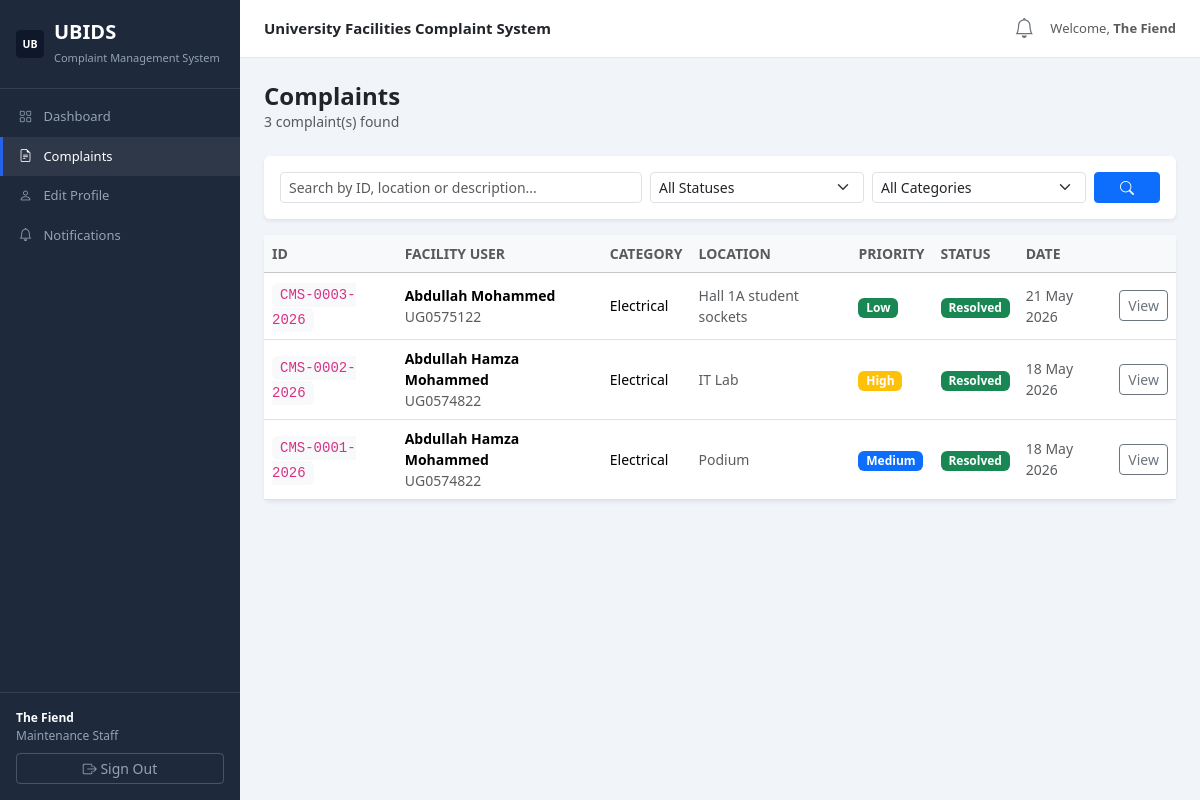
Page /complaints/ (signed in) on the earlier database version.
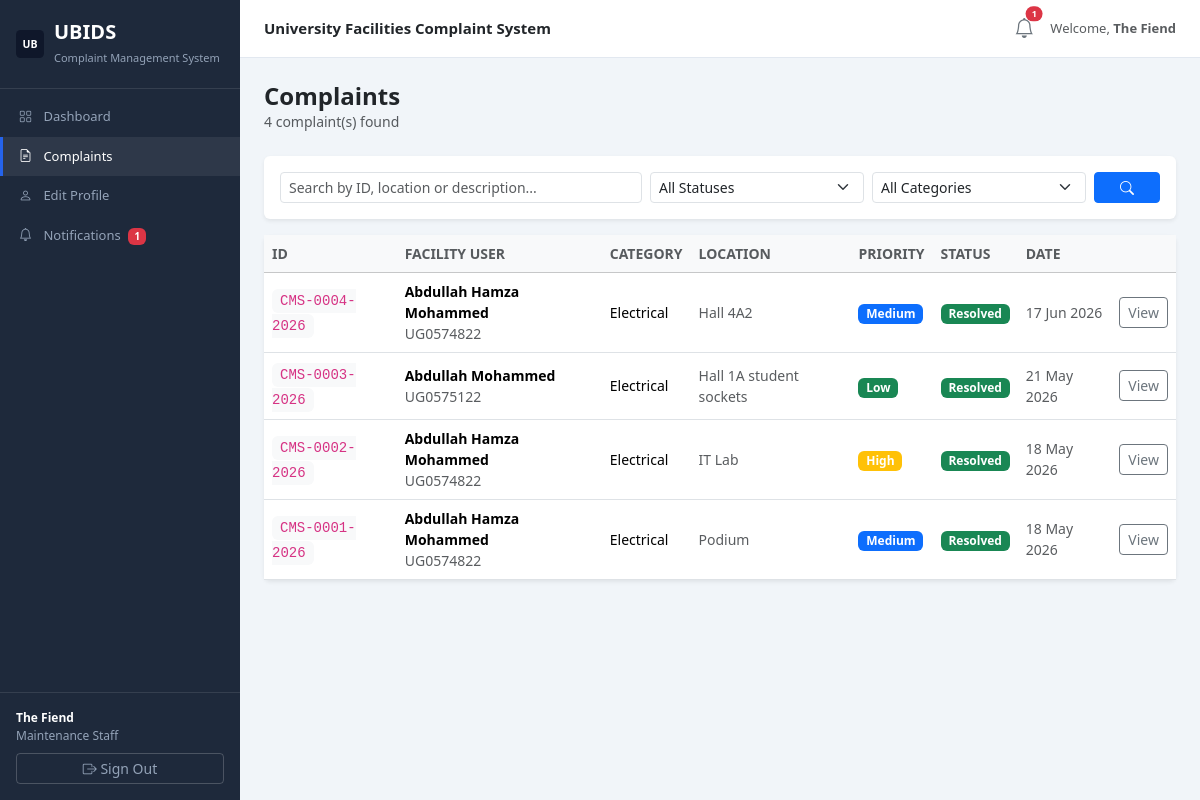
Same page on the later database version.
### complaints/models.py (models this page shows, shortened)
class Complaint(models.Model):
    CATEGORY_CHOICES = [
        ('Electrical',         'Electrical'),
        ('Plumbing',           'Plumbing'),
        ('ICT Infrastructure', 'ICT Infrastructure'),
        ('General Maintenance','General Maintenance'),
        ('Sanitation',         'Sanitation'),
        ('Security',           'Security'),
        ('Other',              'Other'),
    ]
    PRIORITY_CHOICES = [
        ('Low',    'Low'),
        ('Medium', 'Medium'),
        ('High',   'High'),
        ('Urgent', 'Urgent'),
    ]
    STATUS_CHOICES = [
        ('Submitted',    'Submitted'),
        ('Under Review', 'Under Review'),
        ('Assigned',     'Assigned'),
        ('In Progress',  'In Progress'),
        ('Resolved',     'Resolved'),
        ('Closed',       'Closed'),
        ('Escalated',    'Escalated'),
    ]
    complaint_id     = models.CharField(max_length=30, unique=True, editable=False)
    submitter        = models.ForeignKey(settings.AUTH_USER_MODEL, on_delete=models.CASCADE, related_name='complaints')
    category         = models.CharField(max_length=30, choices=CATEGORY_CHOICES)
    priority         = models.CharField(max_length=10, choices=PRIORITY_CHOICES, default='Medium')
    location         = models.CharField(max_length=200)
    building         = models.CharField(max_length=100, blank=True)
    description      = models.TextField()
    status           = models.CharField(max_length=20, choices=STATUS_CHOICES, default='Submitted')
    assigned_to      = models.ForeignKey(settings.AUTH_USER_MODEL, on_delete=models.SET_NULL, null=True, blank=True, related_name='assigned_complaints')
    assigned_dept    = models.CharField(max_length=50, blank=True)
    resolution_notes = models.TextField(blank=True)
    resolved_at      = models.DateTimeField(null=True, blank=True)
    is_escalated     = models.BooleanField(default=False)
    escalation_note  = models.TextField(blank=True)
    created_at       = models.DateTimeField(auto_now_add=True)
    updated_at       = models.DateTimeField(auto_now=True)
    class Meta:
        ordering = ['-created_at']
    @property
    def status_badge(self):
        mapping = {
            'Submitted':    'primary',
            'Under Review': 'warning',
            'Assigned':     'info',
            'In Progress':  'warning',
            'Resolved':     'success',
            'Closed':       'secondary',
            'Escalated':    'danger',
        }
        return mapping.get(self.status, 'secondary')
    @property
    def priority_badge(self):
        return {'Low':'success','Medium':'primary','High':'warning','Urgent':'danger'}.get(self.priority,'secondary')

### accounts/models.py (models this page shows, shortened)
class User(AbstractUser):
    ROLE_CHOICES = [
        ('facility', 'Facility User'),
        ('staff',   'Maintenance Staff'),
        ('admin',   'Administrator'),
    ]
    DEPARTMENT_CHOICES = [
        ('Electrical',        'Electrical'),
        ('Plumbing',          'Plumbing'),
        ('ICT Infrastructure','ICT Infrastructure'),
        ('General Maintenance','General Maintenance'),
        ('Sanitation',        'Sanitation'),
        ('Security',          'Security'),
    ]
    role       = models.CharField(max_length=20, choices=ROLE_CHOICES, default='facility')
    facility_id = models.CharField(max_length=50, blank=True)
    department = models.CharField(max_length=50, choices=DEPARTMENT_CHOICES, blank=True)
    phone      = models.CharField(max_length=20, blank=True)
    is_active  = models.BooleanField(default=True)
    @property
    def is_facility_user(self):
        return self.role == 'facility'
    @property
    def is_staff_member(self): return self.role == 'staff'
    @property
    def is_admin(self): return self.role == 'admin'

### complaints/views.py (the view)
# urls.py: path('complaints/',           views.complaints_list,   name='complaints_list'),
@login_required
def complaints_list(request):
    user = request.user
    qs = Complaint.objects.all()
    if user.is_facility_user:      qs = qs.filter(submitter=user)
    elif user.is_staff_member: qs = qs.filter(assigned_to=user)
    status_filter   = request.GET.get('status', '')
    category_filter = request.GET.get('category', '')
    search          = request.GET.get('search', '')
    if status_filter:   qs = qs.filter(status=status_filter)
    if category_filter: qs = qs.filter(category=category_filter)
    if search:
        qs = qs.filter(Q(complaint_id__icontains=search)|Q(location__icontains=search)|Q(description__icontains=search))
    return render(request, 'complaints/list.html', {
        'complaints': qs, 'status_filter': status_filter,
        'category_filter': category_filter, 'search': search,
        'statuses':   [c[0] for c in Complaint.STATUS_CHOICES],
        'categories': [c[0] for c in Complaint.CATEGORY_CHOICES],
        'unread_count': Notification.objects.filter(recipient=user, is_read=False).count(),
    })

### templates/complaints/list.html (shortened to what this page needs)
{% extends 'layouts/base.html' %}
{% block content %}
<div class="d-flex justify-content-between align-items-start mb-4">
  <div>
    <h4 class="fw-bold mb-0">Complaints</h4>
    <p class="text-muted small mb-0">{{ complaints|length }} complaint(s) found</p>
  </div>
</div>
<div class="card border-0 shadow-sm mb-3">
  <div class="card-body py-3">
    <form method="get" class="row g-2 align-items-end">
      <div class="col-md-5">
        <input type="text" name="search" class="form-control form-control-sm" placeholder="Search by ID, location or description..." value="{{ search }}">
      </div>
      <div class="col-md-3">
        <select name="status" class="form-select form-select-sm">
          <option value="">All Statuses</option>
        </select>
      </div>
      <div class="col-md-3">
        <select name="category" class="form-select form-select-sm">
          <option value="">All Categories</option>
        </select>
      </div>
      <div class="col-md-1">
        <button type="submit" class="btn btn-primary btn-sm w-100">
          <i class="bi bi-search"></i>
        </button>
      </div>
    </form>
  </div>
</div>
<div class="card border-0 shadow-sm">
  {% if complaints %}
  <div class="table-responsive">
    <table class="table table-hover align-middle mb-0">
      <thead class="table-light">
        <tr>
          <th class="small text-uppercase text-muted fw-semibold">ID</th>
          {% if not user.is_facility_user %}<th class="small text-uppercase text-muted fw-semibold">Facility User</th>{% endif %}
          <th class="small text-uppercase text-muted fw-semibold">Category</th>
          <th class="small text-uppercase text-muted fw-semibold">Location</th>
          <th class="small text-uppercase text-muted fw-semibold">Priority</th>
          <th class="small text-uppercase text-muted fw-semibold">Status</th>
          <th class="small text-uppercase text-muted fw-semibold">Date</th>
          <th></th>
        </tr>
      </thead>
      <tbody>
        {% for c in complaints %}
        <tr>
          <td><code class="small bg-light px-2 py-1 rounded">{{ c.complaint_id }}</code></td>
          {% if not user.is_facility_user %}
          <td>
            <div class="small fw-semibold">{{ c.submitter.get_full_name }}</div>
            <div class="small text-muted">{{ c.submitter.facility_id }}</div>
          </td>
          {% endif %}
          <td class="small">{{ c.category }}</td>
          <td class="small text-muted">{{ c.location|truncatechars:35 }}</td>
          <td><span class="badge bg-{{ c.priority_badge }}">{{ c.priority }}</span></td>
          <td><span class="badge bg-{{ c.status_badge }}">{{ c.status }}</span></td>
          <td class="small text-muted">{{ c.created_at|date:"d M Y" }}</td>
          <td><a href="{% url 'complaint_detail' c.pk %}" class="btn btn-outline-secondary btn-sm">View</a></td>
        </tr>
        {% endfor %}
      </tbody>
    </table>
  </div>
  {% else %}
  <div class="card-body text-center py-5">
    <i class="bi bi-inbox text-muted" style="font-size:40px;"></i>
    <p class="text-muted mt-2 mb-0">No Complaints submitted yet</p>
  </div>
  {% endif %}
</div>
{% endblock %}

### templates/layouts/base.html (shortened to what this page needs)
<!DOCTYPE html>
<html lang="en">
<head>
  <link href="https://cdn.jsdelivr.net/npm/bootstrap@5.3.2/dist/css/bootstrap.min.css" rel="stylesheet" />
  <link href="https://cdn.jsdelivr.net/npm/bootstrap-icons@1.11.3/font/bootstrap-icons.css" rel="stylesheet" />
  {% load static %}
</head>
<body>
{% if user.is_authenticated %}
<div class="sidebar">
  <div class="sidebar-brand d-flex align-items-center">
  <img src="{% static 'img/ubids-logo-2.png' %}" alt="UBIDS" style="height:28px; width:auto; margin-right:10px;" onerror="this.onerror=null; this.src='{% static 'img/ubids-logo.svg' %}'"/>
    <div>
      <h5 style="margin:0;">UBIDS</h5>
      <small>Complaint Management System</small>
    </div>
  </div>
  <nav class="nav flex-column mt-2">
    <a href="{% url 'dashboard' %}" class="nav-link {% if request.resolver_match.url_name == 'dashboard' %}active{% endif %}">
      <i class="bi bi-grid"></i> Dashboard
    </a>
    <a href="{% url 'complaints_list' %}" class="nav-link {% if 'complaint' in request.resolver_match.url_name %}active{% endif %}">
      <i class="bi bi-file-earmark-text"></i> Complaints
    </a>
    <a href="{% url 'change_password' %}" class="nav-link {% if request.resolver_match.url_name == 'change_password' %}active{% endif %}">
      <i class="bi bi-person"></i> Edit Profile
    </a>
    <a href="{% url 'notifications' %}" class="nav-link">
      <i class="bi bi-bell"></i> Notifications
      {% if unread_count %}<span class="badge bg-danger ms-1">{{ unread_count }}</span>{% endif %}
    </a>
  </nav>
  <div class="sidebar-footer">
    <div style="color:#94a3b8; font-size:12px; margin-bottom:8px;">
      <strong style="color:#fff;">{{ user.get_full_name|default:user.username }}</strong><br>
      <span style="text-transform:capitalize;">{{ user.get_role_display }}</span>
    </div>
    <a href="{% url 'logout' %}" class="btn btn-sm btn-outline-secondary w-100" style="color:#94a3b8; border-color:rgba(255,255,255,.2);">
      <i class="bi bi-box-arrow-right"></i> Sign Out
    </a>
  </div>
</div>
<div class="main-content">
  <div class="topbar">
    <span class="fw-semibold" style="font-size:15px;">University Facilities Complaint System</span>
    <div class="d-flex align-items-center gap-3">
      <a href="{% url 'notifications' %}" class="position-relative text-secondary text-decoration-none">
        <i class="bi bi-bell fs-5"></i>
        {% if unread_count %}<span class="position-absolute top-0 start-100 translate-middle badge rounded-pill bg-danger" style="font-size:9px;">{{ unread_count }}</span>{% endif %}
      </a>
      <span class="text-muted" style="font-size:13px;">Welcome, <strong>{{ user.first_name|default:user.username }}</strong></span>
    </div>
  </div>
  <div class="page-body">
    {% block content %}{% endblock %}
  </div>
</div>
{% else %}
{% block auth_content %}{% endblock %}
{% endif %}
</body>
</html>

Differences in the rows shown:
added Complaint: complaint_id "CMS-0004-2026", submitter.get_full_name "Abdullah Hamza Mohammed", submitter.facility_id "UG0574822", category "Electrical", location "Hall 4A2", priority "Medium", status "Resolved", created_at "17 Jun 2026"
Other differences:
{{ unread_count }}: (not shown) → "1"
{{ complaints|length }}: "3" → "4"
